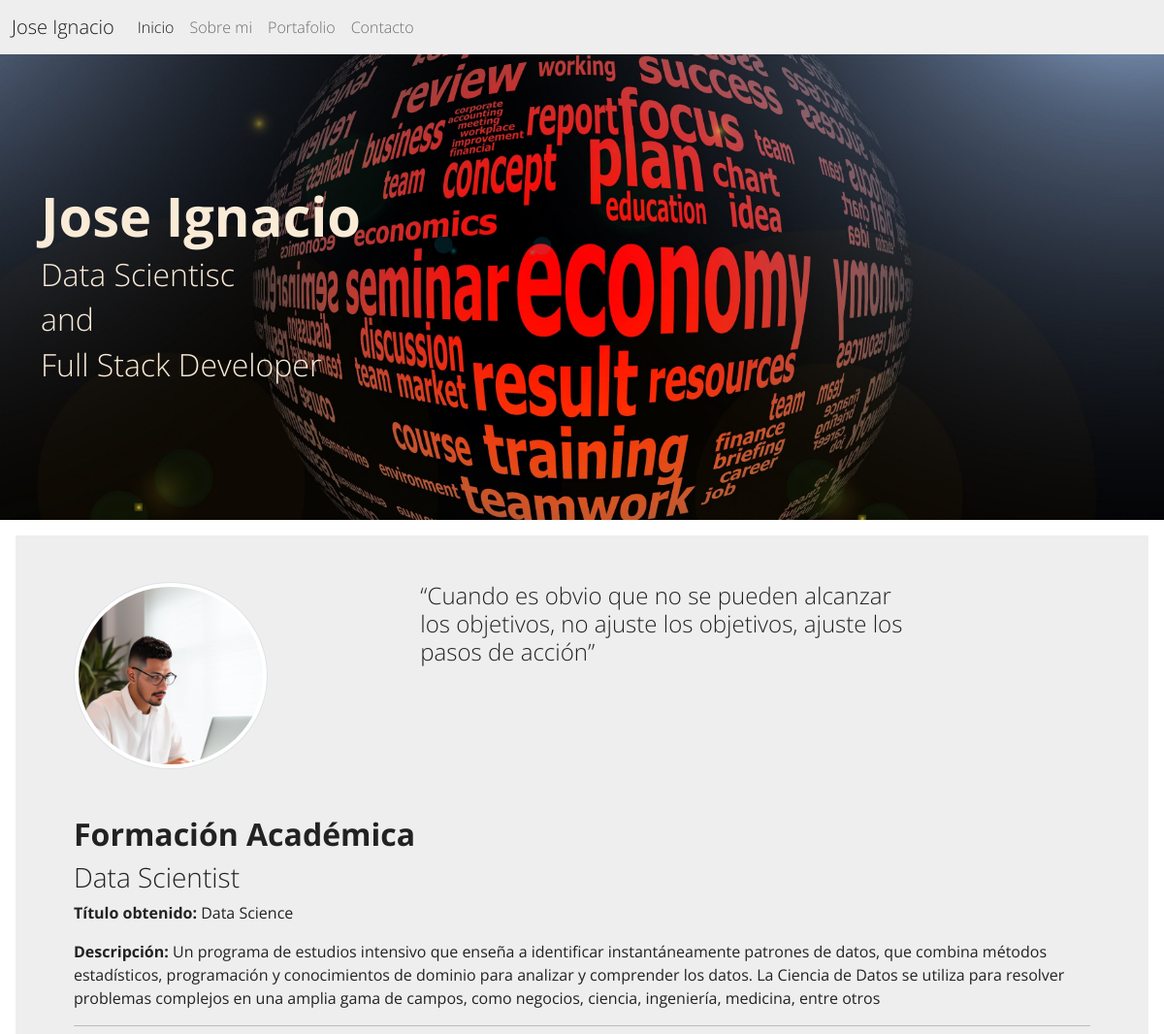
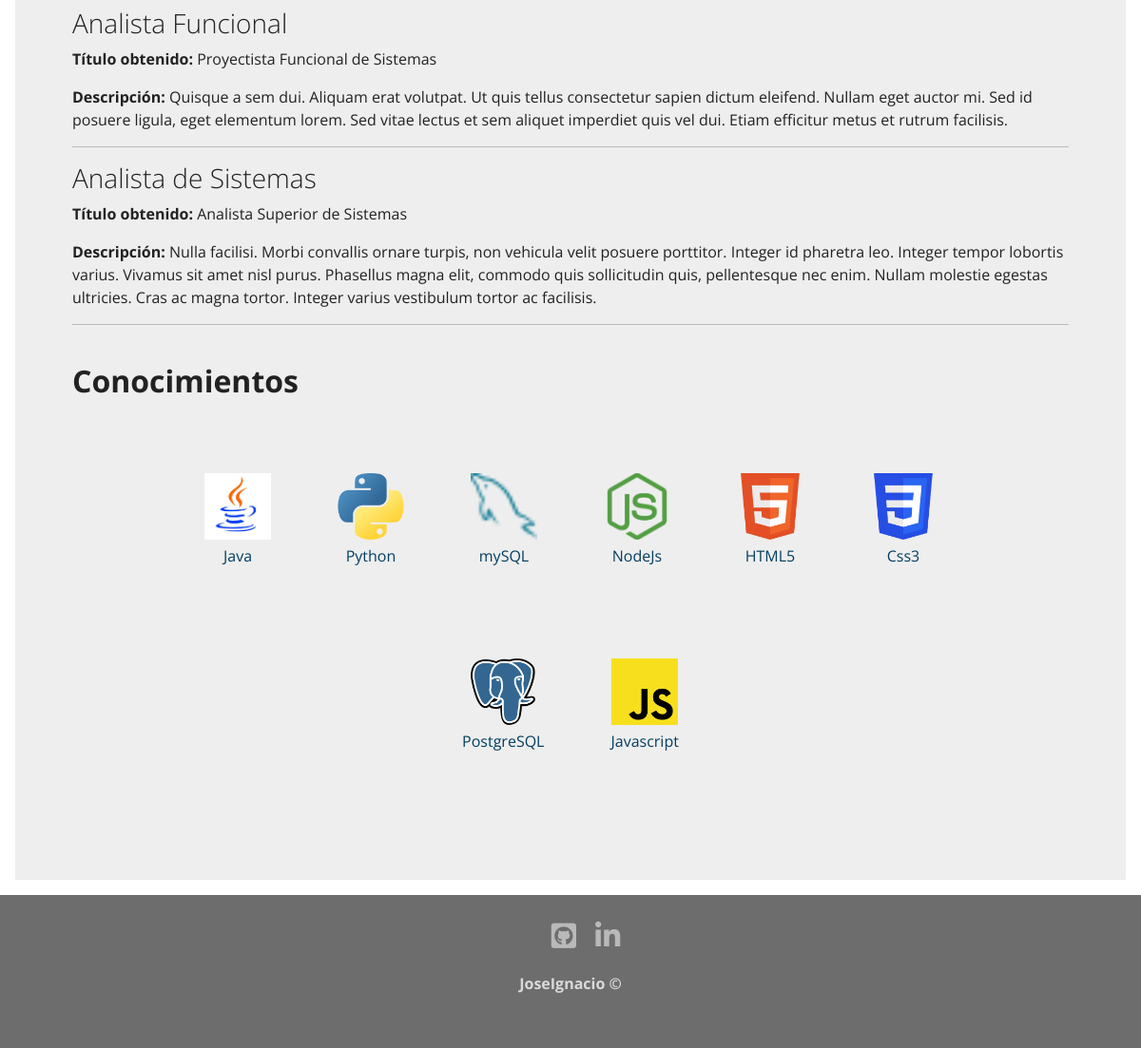
The page /about/ on the database its author committed (2 pictures, top to bottom).
### about/models.py (models this page shows, shortened)
class Course(models.Model):
    title = models.CharField(max_length=150, verbose_name='Título')
    degree_title = models.CharField(max_length=300, verbose_name='Título Obtenido')
    description = models.TextField(verbose_name='Descripción')
    created = models.DateTimeField(auto_now_add=True, verbose_name='Fecha Creación')
    updated = models.DateTimeField(auto_now=True, verbose_name='Fecha Modificación')
    class Meta:
        verbose_name = 'formación'
        verbose_name_plural = 'formaciones'
        ordering = ['-created']

class Skill(models.Model):
    title = models.CharField(max_length=80, verbose_name='Título')
    image = models.ImageField(upload_to='skills', verbose_name='Imagen')
    created = models.DateTimeField(auto_now_add=True, verbose_name='Fecha Creación')
    updated = models.DateTimeField(auto_now=True, verbose_name='Fecha Modificación')
    class Meta:
        verbose_name = 'conocimiento'
        verbose_name_plural = 'conocimientos'
        ordering = ['-created']

### about/views.py (the view)
# urls.py: path('about/', about_views.about, name='about'),
def about(request):
    courses = Course.objects.all()
    skills = Skill.objects.all()
    return render(request, 'about/about.html', {'courses':courses, 'skills':skills})

### about/templates/about/about.html (shortened to what this page needs)
{% extends 'core/base.html' %}
{% block image-header %} about {% endblock %}
{% block title-header %}
<div>
    <h1 class="display-4 fw-bold">Jose Ignacio</h1>
</div>
<div>
    <h3 class="fs-2">Data Scientisc</h3>
    <h3 class="fs-2">and</h3>
    <h3 class="fs-2">Full Stack Developer</h3>
</div>
{% endblock %}
{% block content %}
{% load static %}
<div class="row d-flex">
    <div class="col-4 offset-md-auto">
        <img class="img-fluid img-thumbnail img-circle img-perfil " src={% static 'core/img/avatar-programador.png'%} alt="">
    </div>
    <div class="col-6">
        <h4>“Cuando es obvio que no se pueden alcanzar los objetivos, no ajuste los objetivos, ajuste los pasos de acción”</span></h4>
    </div>
</div>
<div class="row d-flex pt-5">
    <div class="col-12">
        <h2 class="fw-bold">Formación Académica</h2>
        {% for course in courses %}
        <h3>{{ course.title }}</h3>
        <p><strong>Título obtenido:</strong> {{ course.degree_title }}</p>
        <p><strong>Descripción:</strong> {{ course.description }} </p>
        <hr>
        {% endfor %}
        <br>
        <h2 class="fw-bold">Conocimientos</h2>
        <section class="skills" id="skills">
            <div class="skills__container" id="skills">
                {% for skill in skills %}
                <div class="card__skills">
                    <div class="skill__thumbnail">
                        <img class="skill__logo" src="{{ skill.image.url }}" alt="html5">
                    </div>
                    <div class="skill__texto">
                        <p class="skill__titulo">{{ skill.title }}</p>
                    </div>
                </div>
                {% endfor %}
            </div>
        </section>
    </div>
</div>
{% endblock %}

### core/templates/core/base.html (shortened to what this page needs)
<!DOCTYPE html>
<html lang="es">
<head>
    {% load static %}
    <link href="{% static 'core/css/bootstrap.min.css' %}" rel="stylesheet">
    <link rel="stylesheet" href="https://cdnjs.cloudflare.com/ajax/libs/font-awesome/5.15.3/css/all.min.css" />
    <link rel="stylesheet" href="{% static 'core/css/app.css' %}">
    </head>
    <body>
        <nav class="navbar navbar-expand-lg bg-light">
            <div class="container-fluid">
                <a class="navbar-brand" href="{% url 'home' %}">Jose Ignacio</a>
                <div class="collapse navbar-collapse" id="navbarNavAltMarkup">
                    <div class="navbar-nav">
                        <a class="nav-link active" aria-current="page" href="{% url 'home' %}">Inicio</a>
                        <a class="nav-link" href="{% url 'about' %}">Sobre mi</a>
                        <a class="nav-link" href="{% url 'portfolio' %}">Portafolio</a>
                        <a class="nav-link" href="{% url 'contact' %}">Contacto</a>
                    </div>
                </div>
            </div>
        </nav>
    <div class="{% block image-header %} {% endblock %} imagen-fondo">
        <div class="container">
            <div class="row">
                <div class="col-12 titulos">
                    {% block title-header %} {% endblock %}
                </div>
            </div>
        </div>
    </div>
    <div class="position-relative overflow-hidden p-3 p-md-5 m-md-3 bg-light">
        <div class="container">
            {% block content %} {% endblock %}
        </div>
    </div>
    <footer class="footer">
        <div class="footer__redes">
            <ul class="footer__lista">
                <li class="footer__item">
                    <a class="footer__icono" href="https://github.com/CodeWizard-bip/" target="blank"><i class="fab fa-github-square fa-1x"></i></a>
                </li>
                <li class="footer__item">
                    <a class="footer__icono" href="https://www.linkedin.com/in/jose-ignacio-viola-878943265/" target="blank"><i class="fab fa-linkedin-in fa-1x"></i></a>
                </li>
            </ul>
        </div>
        <div class="footer__texto">
            <p>JoseIgnacio &copy;</p>
        </div>
    </footer>
</body>
</html>

### core/static/core/css/app.css (style rules this page uses)
.about { background-image: url(../img/sobre.jpg); }
.imagen-fondo { background-position: center center; min-height: 60vh; background-attachment:scroll; background-size: cover; background-repeat: no-repeat; }
.img-perfil { width: 60%; border-radius: 50%; }
.titulos { color: antiquewhite; display: flex; flex-direction: column; justify-content: center; min-height: 60vh; }
.footer { grid-area: footer; background-color: #6d6d6d; color: #dadada; display: flex; flex-direction: column; align-items: center; justify-content: center; width: 100%; padding-top: 20px; padding-bottom: 20px; }
.footer__texto { font-weight: 700; margin-bottom: 20px; text-align: center; }
.footer__lista { text-decoration: none; display: flex; list-style: none; justify-content: center; }
.footer__icono { color: #b9b9b9; font-size: 30px; padding: 0 10px; display: block; }
.skills__container { display: flex; flex-direction: row; flex-wrap: wrap; justify-content: space-evenly; margin: 0 30px; align-items: center; justify-content: center; padding: 30px 30px; }
.card__skills { margin: 20px 15px; padding: 20px 20px; max-height: 200px; border-radius: 5px; text-align: center; display: flex; flex-wrap: wrap; flex-direction: column; align-items: center; }
.skill__logo { width: 70px; height: auto; }
.skill__titulo { margin-top: 5px; font-size: 16px; color: #033F62; }

### rows shown on the page
Course: title "Data Scientist", degree_title "Data Science", description "Un programa de estudios intensivo que enseña a identificar instantáneamente patrones de datos, que combina métodos estadísticos, programación y conocimientos de dominio para analizar y comprender los datos. La Ciencia de Datos se utiliza para resolver problemas complejos en una amplia gama de campos, como negocios, ciencia, ingeniería, medicina, entre otros"
Course: title "Analista Funcional", degree_title "Proyectista Funcional de Sistemas", description "Quisque a sem dui. Aliquam erat volutpat. Ut quis tellus consectetur sapien dictum eleifend. Nullam eget auctor mi. Sed id posuere ligula, eget elementum lorem. Sed vitae lectus et sem aliquet imperdiet quis vel dui. Etiam efficitur metus et rutrum facilisis."
Course: title "Analista de Sistemas", degree_title "Analista Superior de Sistemas", description "Nulla facilisi. Morbi convallis ornare turpis, non vehicula velit posuere porttitor. Integer id pharetra leo. Integer tempor lobortis varius. Vivamus sit amet nisl purus. Phasellus magna elit, commodo quis sollicitudin quis, pellentesque nec enim. Nullam molestie egestas ultricies. Cras ac magna tortor. Integer varius vestibulum tortor ac facilisis."
Skill: image (picture), title "Java"
Skill: image (picture), title "Python"
Skill: image (picture), title "mySQL"
Skill: image (picture), title "NodeJs"
Skill: image (picture), title "HTML5"
Skill: image (picture), title "Css3"
Skill: image (picture), title "PostgreSQL"
Skill: image (picture), title "Javascript"
